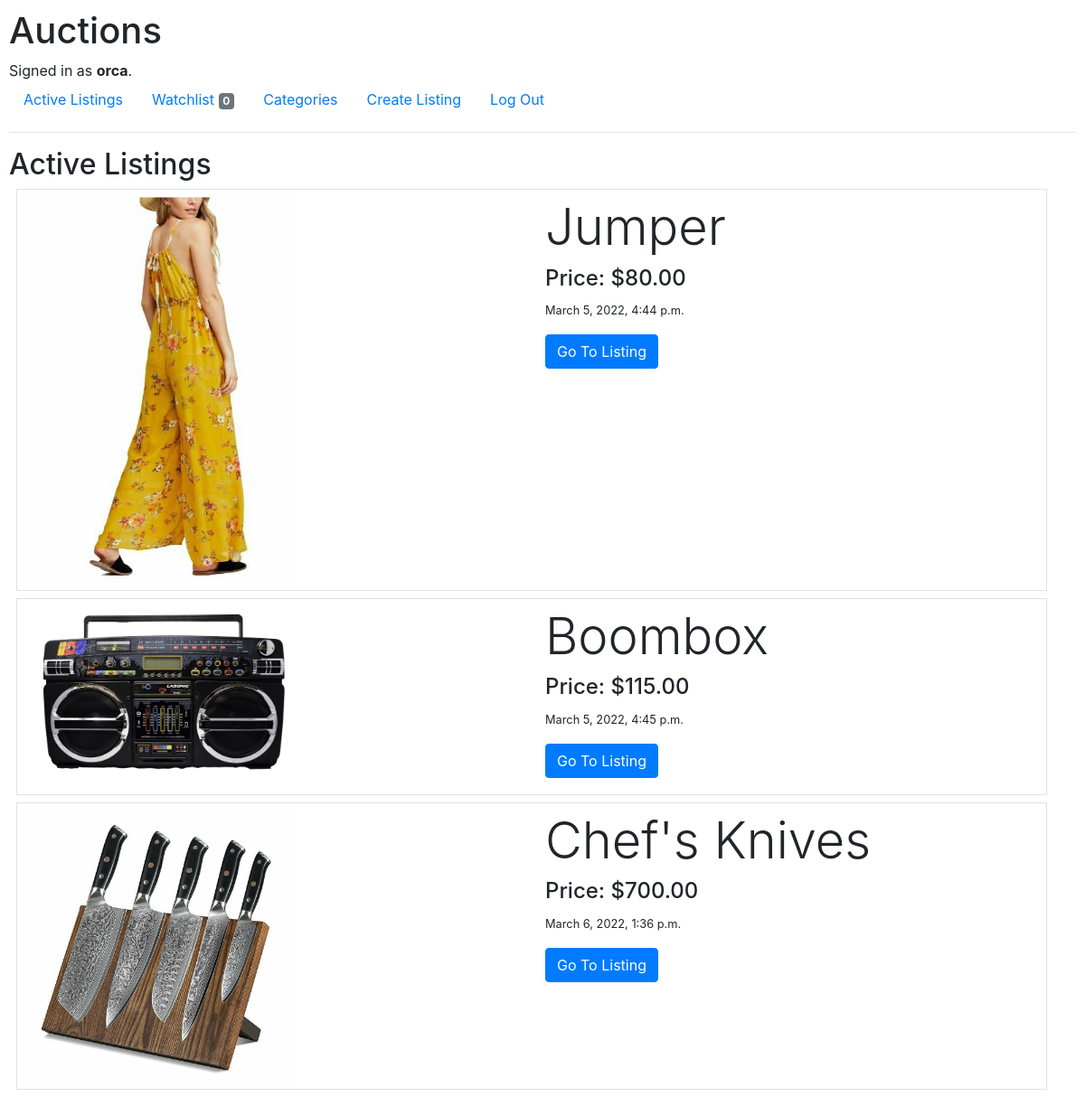
Page / (signed in) on the committed database.
### auctions/models.py (models this page shows, shortened)
class User(AbstractUser):
    pass

class Listing(models.Model):
    item = models.CharField(max_length=64)
    description = models.CharField(max_length=255, blank=True)
    price = models.DecimalField(max_digits=10, decimal_places=2)
    category = models.CharField(max_length=1, choices=CATEGORIES, default=CATEGORIES[4][1])
    time = models.DateTimeField(auto_now_add=True, blank=True)
    closed = models.BooleanField(default=False)
    owner = models.ForeignKey(User, on_delete=models.CASCADE, related_name="owners")
    bids = models.ManyToManyField(Bid, blank=True, related_name="bids")
    comments = models.ManyToManyField(Comment, blank=True, related_name="comments")
    image = models.ImageField(null=True, blank=True)

### auctions/views.py (the view)
# urls.py: path("", views.index, name="index"),
def index(request):
    return render(request, "auctions/index.html", {
        "listings": Listing.objects.all()
    })

### auctions/templates/auctions/index.html
{% extends "auctions/layout.html" %}
{% block body %}
{% if request.user.is_authenticated %}
<h2>Active Listings</h2>
    {% for listing in listings %}
        {% if not listing.closed %}
            <div class="container border p-2 m-2">
                <div class="row">
                    <div class="col">
                        <img src="{{ listing.image.url }}" alt="image" style="width: 300px; height: auto">
                    </div>
                    <div class="col text-left">
                        <h2 class="display-4">{{ listing.item }}</h2>
                        <h4>Price: ${{ listing.price }}</h4>
                        <p><small>{{ listing.time }}</small></p>
                        <a href="{% url 'listing' listing.id %}" type="submit" class="btn btn-primary">Go To Listing</a>
                    </div>
                </div>
            </div>
        {% endif %}
    {% endfor %}
{% endif %}
{% endblock %}

### auctions/templates/auctions/layout.html (shortened to what this page needs)
{% load static %}
<!DOCTYPE html>
<html lang="en">
    <head>
        <link rel="stylesheet" href="https://stackpath.bootstrapcdn.com/bootstrap/4.4.1/css/bootstrap.min.css">
        <link href="{% static 'auctions/styles.css' %}" rel="stylesheet">
    </head>
    <body>
        <h1>Auctions</h1>
        <div>
            {% if user.is_authenticated %}
                Signed in as <strong>{{ user.username }}</strong>.
            {% else %}
                Not signed in.
            {% endif %}
        </div>
        <ul class="nav">
            <li class="nav-item">
                <a class="nav-link" href="{% url 'index' %}">Active Listings</a>
            </li>
            {% if user.is_authenticated %}
                <li class="nav-item">
                    <a class="nav-link" href="{% url 'watchlist' %}">Watchlist <span class="badge badge-secondary">{{ user.watchlist.count }}</span></a>
                </li>
                <li class="nav-item">
                    <a class="nav-link" href="{% url 'categories' %}">Categories</a>
                </li>
                <li class="nav-item">
                    <a class="nav-link" href="{% url 'create' %}">Create Listing</a>
                </li>
                <li class="nav-item">
                    <a class="nav-link" href="{% url 'logout' %}">Log Out</a>
                </li>
            {% endif %}
        </ul>
        <hr>
        {% block body %}
        {% endblock %}
    </body>
</html>

### auctions/static/auctions/styles.css (style rules this page uses)
body { padding: 10px; }

### rows in the picture
User: username "orca", watchlist.count "0"
Listing: image (picture), item "Jumper", price "80.00", time "March 5, 2022, 4:44 p.m."
Listing: image (picture), item "Boombox", price "115.00", time "March 5, 2022, 4:45 p.m."
Listing: image (picture), item "Chef's Knives", price "700.00", time "March 6, 2022, 1:36 p.m."
